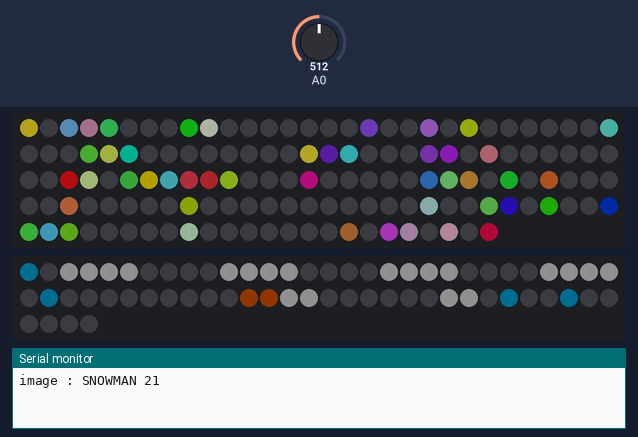
This sketch was run on a simulated Arduino Uno, built with avr-gcc and run on an emulated ATmega328P. Shown: 144 RGB LEDs in strip order, left to right, continuing on the next row, 64 RGB LEDs in strip order, left to right, continuing on the next row, the last lines printed to the serial monitor. The test bench sets the inputs (shaded band); at power-on: A0 = 512. Dim RGB values are drawn brighter than linear; random numbers use the default seed unless the sketch sets one.

Above: at 1.2 s.
1.3 s: A0 set to 0
At 2.6 s:
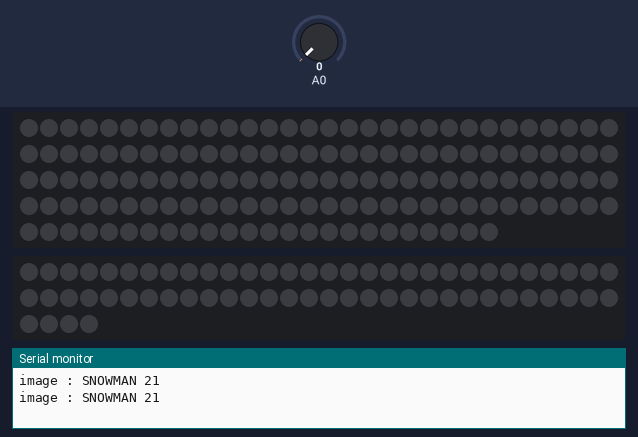
2.9 s: A0 set to 122
At 3.23 s:
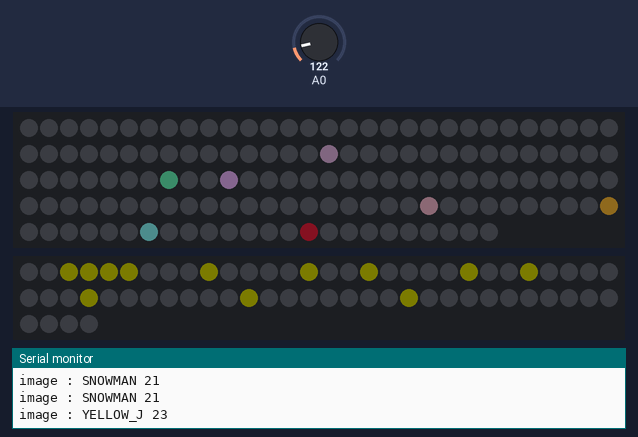
4.9 s: A0 set to 716
At 5.06 s:
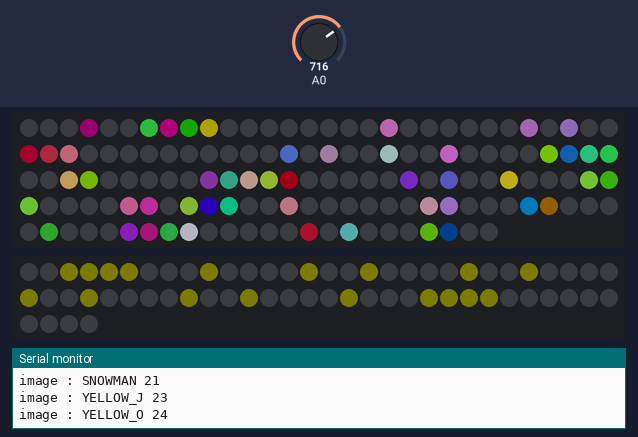
7.3 s: A0 set to 511
At 7.48 s:
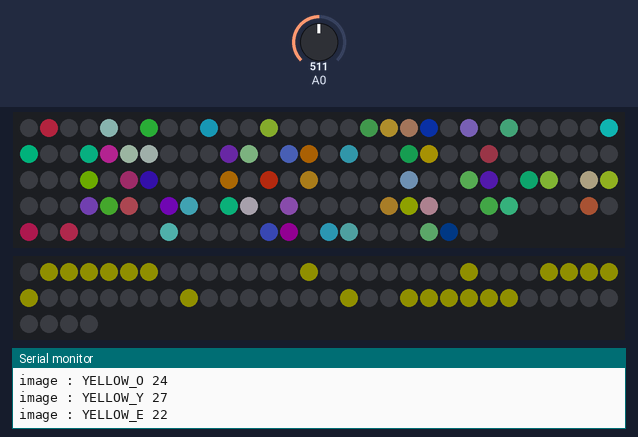
9.7 s: A0 set to 122
At 10.49 s:
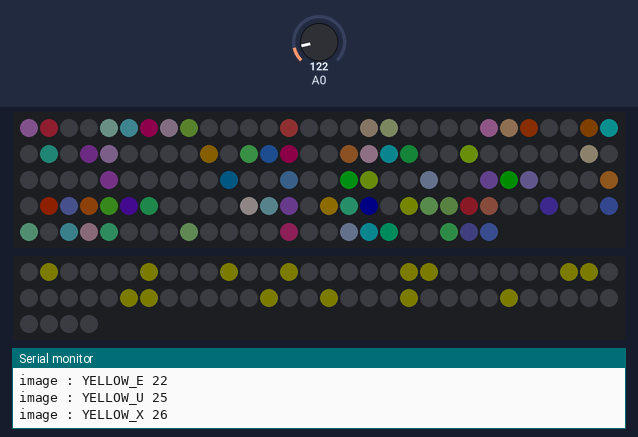
12.7 s: A0 set to 306
At 12.9 s:
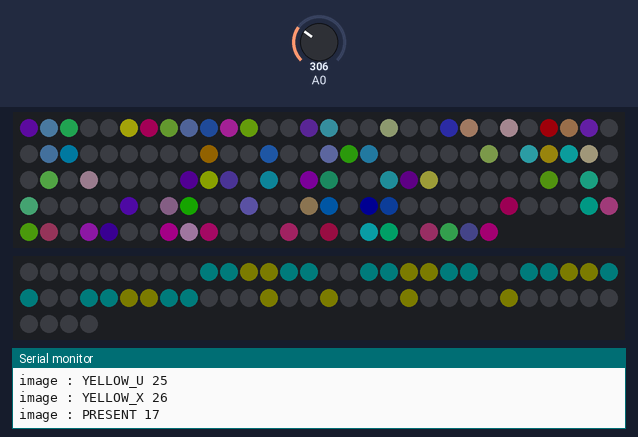
Timing chart, 0 to 15.7 s (numbered marks = the images above; inputs shaded):
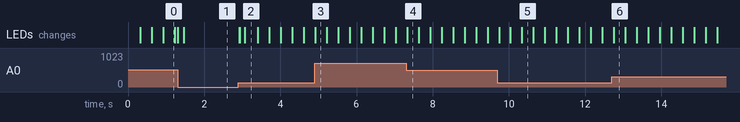

The sketch:

Girelande_Noel.ino
```cpp
#include <Adafruit_NeoPixel.h>

#include "images.h"
#include "screen_sequence.h"

#define CONTOUR_PIN        6
#define CONTOUR_NUMPIXELS 144

#define SCREEN_PIN        5
#define SCREEN_NUMPIXELS 64

Adafruit_NeoPixel contour(CONTOUR_NUMPIXELS, CONTOUR_PIN, NEO_GRB + NEO_KHZ800);
Adafruit_NeoPixel screen(SCREEN_NUMPIXELS, SCREEN_PIN, NEO_GRB + NEO_KHZ800);
bool state_screen_table[CONTOUR_NUMPIXELS];

void run_contout(int brightness);
void run_screen(int brightness);

// the setup routine runs once when you press reset:
void setup() {
  Serial.begin(9600);

  contour.begin();
  contour.clear();

  screen.begin();
  screen.clear();
}

// the loop routine runs over and over again forever:
void loop() {

  static int run_count = 0;
  int br = (analogRead(A0) * 128 ) / 1024;

//  Serial.print("rum count = ");
//  Serial.println(run_count);

  if(run_count % 128 == 0)
  {
    run_screen(br/4);
  }

  run_contout(br);

  run_count += 1;
  delay(5);
}

void run_screen(int brightness)
{
  static int image_index = 0;

  int image_num = screen_sequence[image_index];
  int r, g, b;

  screen.setBrightness(brightness);

  Serial.print("image : ");
  Serial.print(IMAGE_TO_STR(image_num));
  Serial.print(" ");
  Serial.println(image_num);

  for(int i = 0; i < screen.numPixels(); i++)
  {
    r = pgm_read_word(&images[image_num][i][0]) ;
    g = pgm_read_word(&images[image_num][i][1]) ;
    b = pgm_read_word(&images[image_num][i][2]) ;

    screen.setPixelColor(i, screen.Color(r, g, b));
  }
  screen.show();

  image_index = ( image_index + 1 ) % (sizeof(screen_sequence) / sizeof(int)) ;
}

void run_contout(int brightness)
{
  static bool state_table[CONTOUR_NUMPIXELS];
  int r, g, b, i;

  r = random(255);
  g = random(255);
  b = random(255);
  i = random(contour.numPixels());

//  Serial.println("run_contout()");

  contour.setBrightness(brightness);

  if(state_table[i] == true)
  {
    contour.setPixelColor(i, contour.Color(0, 0, 0));
    contour.show();
    state_table[i] = false;
  }
  else
  {
    contour.setPixelColor(i, contour.Color(r, g, b));
    contour.show();
    state_table[i] = true;
  }
}
```

screen_sequence.h
```cpp
#ifndef SCREEN_SEQUENCE_H
#define SCREEN_SEQUENCE_H

#include "images.h"

static int screen_sequence[] = {
    SNOWMAN,
    SNOWMAN,
    YELLOW_J,
    YELLOW_O,
    YELLOW_Y,
    YELLOW_E,
    YELLOW_U,
    YELLOW_X,
    PRESENT,
    PRESENT,
    BLUE_1ER,
    LUTIN,
    LUTIN,
    BLUE_N,
    BLUE_O,
    BLUE_E,
    BLUE_L,
    PIKA,
    PIKA,
    GREEN_P,
    GREEN_R,
    GREEN_I,
    GREEN_A,
    GREEN_M
};

#endif /* SCREEN_SEQUENCE_H */
```

Source omitted: images.h (data table, 38193 bytes)

Measured:
- after the input at 2.9 s, the LEDs: first change at once (image 2 shows a later state)
